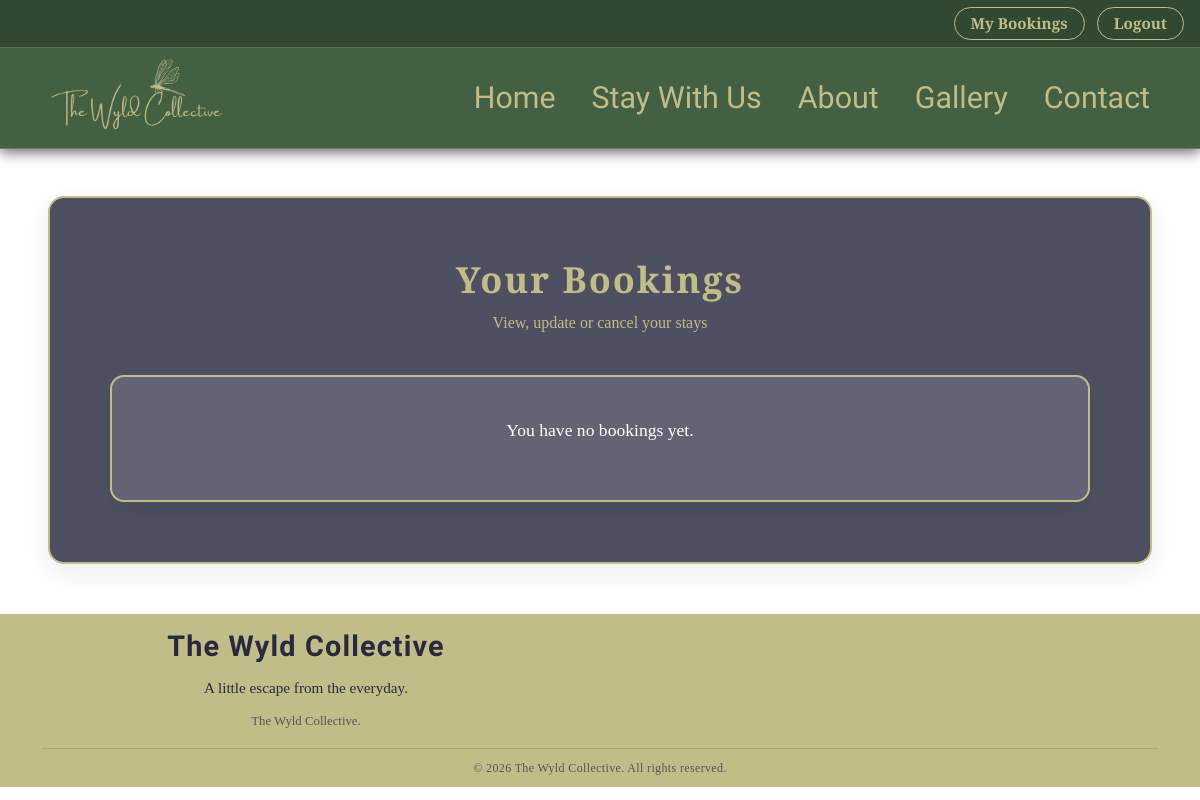
Page /my-bookings/ (signed in) on the earlier database version.
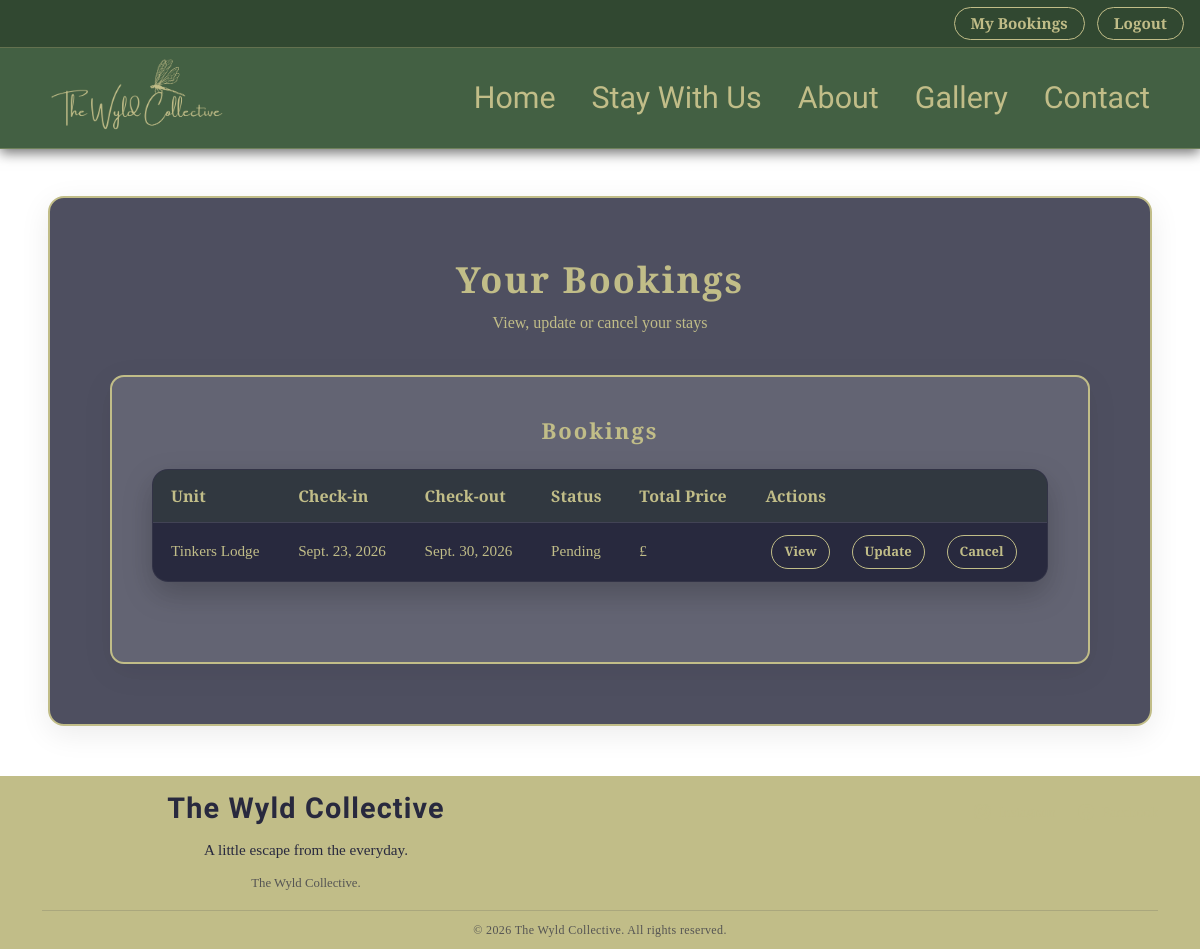
Same page on the later database version.
### bookings/models.py (models this page shows, shortened)
class Booking(models.Model):
    STATUS_CHOICES = [
        ("PENDING", "Pending"),
        ("CONFIRMED", "Confirmed"),
        ("CANCELLED", "Cancelled"),
        ("COMPLETED", "Completed"),
    ]
    customer = models.ForeignKey(User, on_delete=models.CASCADE)
    unit = models.ForeignKey(Unit, on_delete=models.CASCADE)
    check_in_date = models.DateField()
    check_out_date = models.DateField()
    adults = models.PositiveIntegerField(default=1)
    children = models.PositiveIntegerField(default=0)
    infants = models.PositiveIntegerField(default=0)
    dogs = models.PositiveIntegerField(default=0)
    dog_surcharge = models.DecimalField(max_digits=6, decimal_places=2, default=0)
    nightly_price = models.DecimalField(max_digits=7, decimal_places=2)
    total_nights = models.PositiveIntegerField()
    total_amount = models.DecimalField(max_digits=8, decimal_places=2)
    special_requests = models.TextField(blank=True)
    agreed_terms = models.BooleanField(default=False)
    status = models.CharField(max_length=20, choices=STATUS_CHOICES, default="PENDING")
    created_at = models.DateTimeField(auto_now_add=True)
    updated_at = models.DateTimeField(auto_now=True)

class Unit(models.Model):
    name = models.CharField(max_length=120)
    slug = models.SlugField(unique=True)
    short_description = models.CharField(max_length=300, blank=True)
    description = models.TextField(blank=True)
    main_image = models.ImageField(upload_to="unit_main/", blank=True, null=True)
    max_adults = models.PositiveIntegerField(default=2)
    max_children = models.PositiveIntegerField(default=2)
    price_per_night = models.DecimalField(max_digits=7, decimal_places=2)
    dog_surcharge = models.DecimalField(max_digits=6, decimal_places=2, default=0)
    dogs_allowed = models.BooleanField(default=False)
    active = models.BooleanField(default=True)

### bookings/views.py (the view)
# urls.py: path("my-bookings/", views.my_bookings_view, name="my_bookings"),
@login_required
def my_bookings_view(request):
    bookings = Booking.objects.filter(customer=request.user)
    return render(request, "bookings/my_bookings.html", {"bookings": bookings})

### templates/bookings/my_bookings.html
{% extends "base.html" %}
{% load static %}
{% block content %}
<div class="customer-card-wrapper wide">
    <h1 class="customer-dashboard-title">Your Bookings</h1>
    <p class="customer-dashboard-subtitle">View, update or cancel your stays</p>
    <div class="customer-card">
        {% if bookings %}
        <div class="customer-section-block">
            <h2 class="customer-section-title">Bookings</h2>
            <table class="admin-table customer-bookings-table">
                <thead>
                    <tr>
                        <th>Unit</th>
                        <th>Check-in</th>
                        <th>Check-out</th>
                        <th>Status</th>
                        <th>Total Price</th>
                        <th>Actions</th>
                    </tr>
                </thead>
                <tbody>
                    {% for booking in bookings %}
                    <tr>
                        <td>{{ booking.unit.name }}</td>
                        <td>{{ booking.check_in_date }}</td>
                        <td>{{ booking.check_out_date }}</td>
                        <td>{{ booking.status|title }}</td>
                        <td>£{{ booking.total_price }}</td>
                        <td class="customer-actions-cell">
                            <a href="{% url 'booking_detail' booking.pk %}" class="crud-btn small">View</a>
                            <a href="{% url 'booking_update' booking.pk %}" class="crud-btn small">Update</a>
                            <a href="{% url 'booking_delete' booking.pk %}" class="crud-btn danger-btn small">Cancel</a>
                        </td>
                    </tr>
                    {% endfor %}
                </tbody>
            </table>
        </div>
        {% else %}
            <p>You have no bookings yet.</p>
        {% endif %}
    </div>
</div>
{% endblock %}

Differences in the rows shown:
added Booking: unit.name "Tinkers Lodge", check_in_date "Sept. 23, 2026", check_out_date "Sept. 30, 2026", status "Pending"
Other differences:
text no longer shown: "You have no bookings yet."
text now shown: "Bookings Unit Check-in Check-out Status Total Price Actions"
